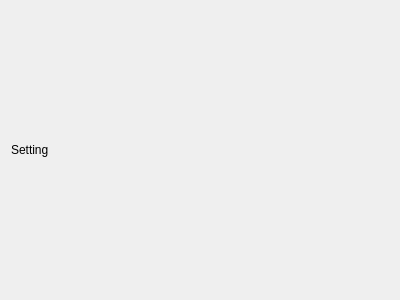
<?xml version="1.0" encoding="UTF-8"?>
<ui version="4.0">
 <class>FormSetting</class>
 <widget class="QWidget" name="FormSetting">
  <property name="geometry">
   <rect>
    <x>0</x>
    <y>0</y>
    <width>400</width>
    <height>300</height>
   </rect>
  </property>
  <property name="windowTitle">
   <string>Setting</string>
  </property>
  <layout class="QGridLayout" name="gridLayout">
   <item row="0" column="0">
    <widget class="QLabel" name="label">
     <property name="sizePolicy">
      <sizepolicy hsizetype="Preferred" vsizetype="Fixed">
       <horstretch>0</horstretch>
       <verstretch>0</verstretch>
      </sizepolicy>
     </property>
     <property name="text">
      <string>Setting</string>
     </property>
    </widget>
   </item>
  </layout>
 </widget>
 <resources/>
 <connections/>
</ui>
